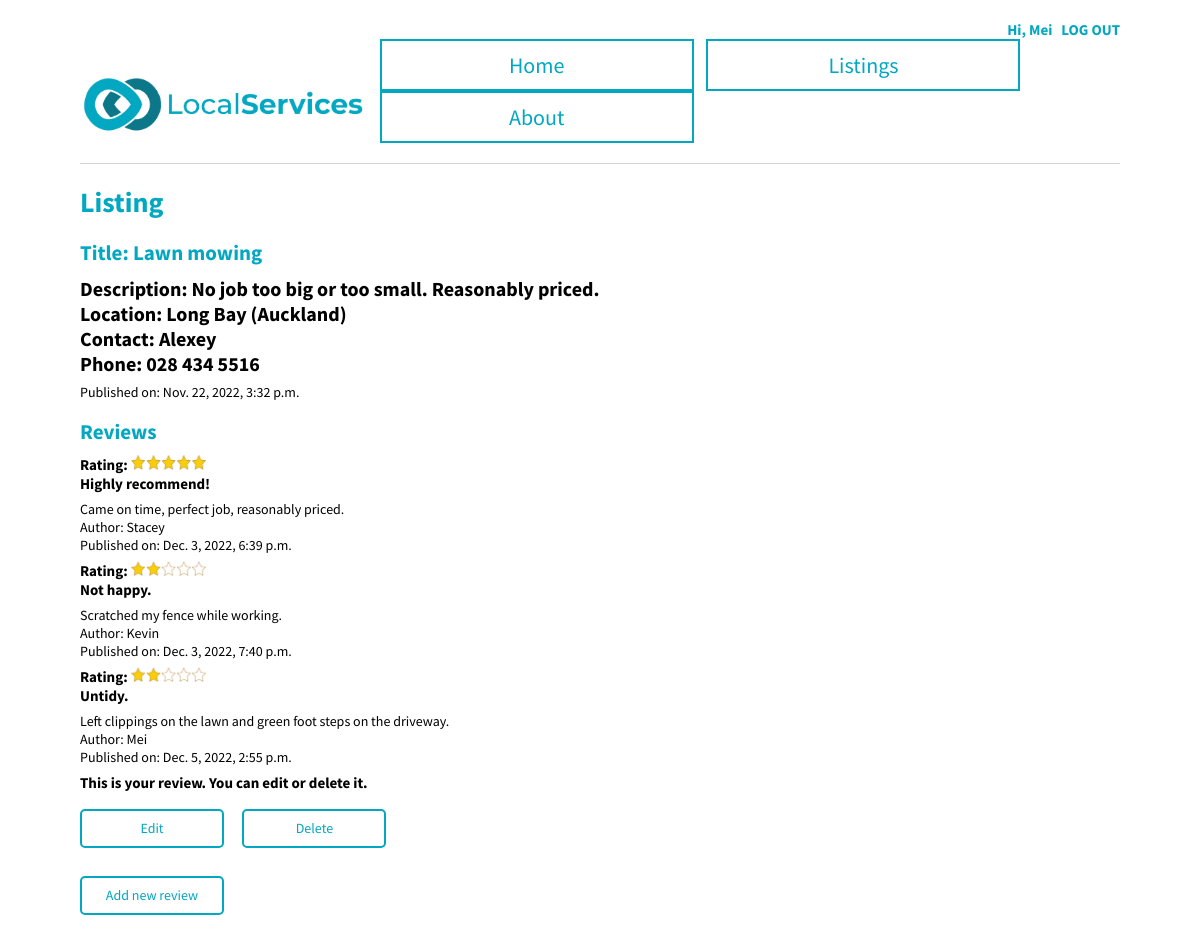
The app's page /classified/4/ (signed in) with its own data.
### LocalServicesBoard/models.py (models this page shows, shortened)
class Classified (models.Model):
    title = models.CharField(max_length=100)
    body = models.TextField(max_length=300)
    area = models.TextField(max_length=50)
    author = models.ForeignKey(settings.AUTH_USER_MODEL, on_delete=models.CASCADE)
    phone = models.CharField (max_length=30, default="")
    date = models.DateTimeField(default=datetime.now, blank=True)

class Review (models.Model):
    classified = models.ForeignKey(Classified, on_delete=models.CASCADE, null=True)
    author = models.ForeignKey(settings.AUTH_USER_MODEL, on_delete=models.CASCADE)
    rating = models.IntegerField(choices=[(i, i) for i in range(1, 6, 1)])
    title = models.CharField(max_length=100)
    body = models.TextField(max_length=300)
    date = models.DateTimeField(default=datetime.now, blank=True)

### LocalServicesBoard/views.py (the view, shortened to what this page needs)
# urls.py: path("classified/<int:pk>/", ClassifiedDetailsView.as_view(), name = "classified_detail"),
class ClassifiedDetailsView(DetailView):
    model = Classified
    template_name = "classified_detail.html"
    def get(self, request, *args, **kwargs):
        view = ReviewGet.as_view()
        return view(request, *args, **kwargs)

### LocalServicesBoard/views.py (called while the page is built)
    def get_context_data(self, **kwargs):
        context = super().get_context_data(**kwargs)
        context["form"] = ReviewForm()
        return context

### templates/classified_detail.html (shortened to what this page needs)
{% extends "base.html" %}
{% load static %}
{% load crispy_forms_tags %}
{% block content %}
  <div class="tour-entry">
    <h1>Listing</h1>
    <h2>Title: {{ classified.title }}</h2>
    <h4>Description: {{ classified.body }}
      <br>
       Location: {{ classified.area }}
       <br>
       Contact: {{classified.author.first_name}}
       <br>
       Phone: {{classified.phone}}</h4>
        Published on: {{classified.date}}
    <h2>Reviews</h2>
    {% if classified.review_set.count == 0 %}
        <h4>No reviews yet</h4>
    {% else %}
    {% for review in classified.review_set.all %}
    <div>
      <h6>Rating:
        {% if review.rating == 1 %}
        <img src="{% static 'images/1star.png' %}" alt="1star" width="75" height="15" >
        {% elif review.rating == 2 %}
        <img src="{% static 'images/2stars.png' %}" alt="2stars" width="75" height="15" >
        {% elif review.rating == 3 %}
        <img src="{% static 'images/3stars.png' %}" alt="3stars" width="75" height="15" >
        {% elif review.rating == 4 %}
        <img src="{% static 'images/4stars.png' %}" alt="4stars" width="75" height="15" >
        {% elif review.rating == 5 %}
        <img src="{% static 'images/5stars.png' %}" alt="5stars" width="75" height="15" >
        {% endif %}
        <br>
        {{ review.title }}</h6>
        {{review.body}}
        <br>
       Author: {{review.author.first_name}}<br>
       Published on: {{review.date}}<br>
       {% if user == review.author %}
       <h6>This is your review. You can edit or delete it. </h6>
        <a href="{% url 'review_edit' review.pk %}" class="button-light" >Edit</a> &nbsp;
        <a href="{% url 'review_delete' review.pk %}" class="button-light" >Delete</a> &nbsp;
      {% endif %}
    </div>
    {% endfor %}
    {% endif %}
    <br>
    {% if user.is_authenticated %}
    <a href="{% url 'review_new' classified.pk %}" class="button-light">Add new review</a>
    {% endif %}
  </div>
{% endblock content %}

### templates/base.html (shortened to what this page needs)
{% load static %}
<!DOCTYPE html>
<html lang="en">
<head>
    <link rel="stylesheet" href="{% static 'css/base.css' %}">
</head>
<body>
    {% if user.is_authenticated %}
    <h5> Hi, {{user.first_name}} &nbsp <a href="{% url 'logout' %}" >LOG OUT</a></h5>
    {% else %}
    <h5>You're not logged in &nbsp <a href="{% url 'login' %}" >LOGIN</a> &nbsp <a href="{% url 'signup' %}">SIGNUP</a></h5>
    {% endif %}
    <header>
        <p1><img src="{% static 'images/localServicesLogo.png' %}" alt="logo-image" height="60" ></p1>
        <div>
            <a href="{% url 'home' %}" class="button-base">Home</a>
            <a href="{% url 'classifieds' %}" class="button-base">Listings</a>
            <a href="{% url 'about' %}" class="button-base">About</a>
        </div>
    </header>
{% block content %} {% endblock content %}
</body>
</html>

### static/css/base.css (style rules this page uses)
body { font-family: 'Source Sans Pro', sans-serif; font-size: 14px; text-decoration: none; margin: 20px 80px 20px 80px; }
header { border-bottom: 1px solid lightgrey; margin-bottom: 20px; padding-bottom: 20px; display: flex; text-decoration: none; align-items: flex-end; justify-content: space-between; }
p1 { color: #02A7C1; text-decoration: none; font-size: 30px; font-weight: bold; margin-top: 20px; }
.button-base { border: 2px solid #02A7C1; min-width: 270px; font-size: 22px; display: inline-block; text-align: center; padding: 10px 20px; margin-left: 10px; background-color: white; color: #02A7C1 !important; cursor: pointer; }
.button-light { border: 2px solid #02A7C1 !important; width: 100px !important; height: 15px !important; line-height: 15px !important; display: inline-block !important; text-align: center; padding: 10px 20px; margin-top: 10px; margin-right: 10px; background-color: white; color: #02A7C1 !important; cursor: pointer; border-radius: 5px; }
a { color: #02A7C1; text-decoration: none; margin-left: 0px; margin-top: 0px; }
.tour-entry h2 { color: #02A7C1; text-decoration: none; }
h5 { text-align: right; text-decoration: none; color: #02A7C1; font-size: 15px; font-weight: bold; margin: 0px; }
h4 { font-size: 20px; text-decoration: #333636; margin-bottom: 7px; margin-top: 7px; }
h6 { font-size: 15px; margin-bottom: 7px; margin-top: 7px; }
h2 { margin-bottom: 10px; }
h1 { font-weight: bold; color: #02A7C1; }

### records on screen
Classified: title "Lawn mowing", body "No job too big or too small. Reasonably priced.", area "Long Bay (Auckland)", author.first_name "Alexey", phone "028 434 5516", date "Nov. 22, 2022, 3:32 p.m."
Review: rating 5 (drawn), title "Highly recommend!", body "Came on time, perfect job, reasonably priced.", author.first_name "Stacey", date "Dec. 3, 2022, 6:39 p.m."
Review: rating 2 (drawn), title "Not happy.", body "Scratched my fence while working.", author.first_name "Kevin", date "Dec. 3, 2022, 7:40 p.m."
Review: rating 2 (drawn), title "Untidy.", body "Left clippings on the lawn and green foot steps on the driveway.", author.first_name "Mei", date "Dec. 5, 2022, 2:55 p.m.", shows "This is your review. You can edit or delete it."

### other values on screen
{{ user.first_name }} "Mei"
